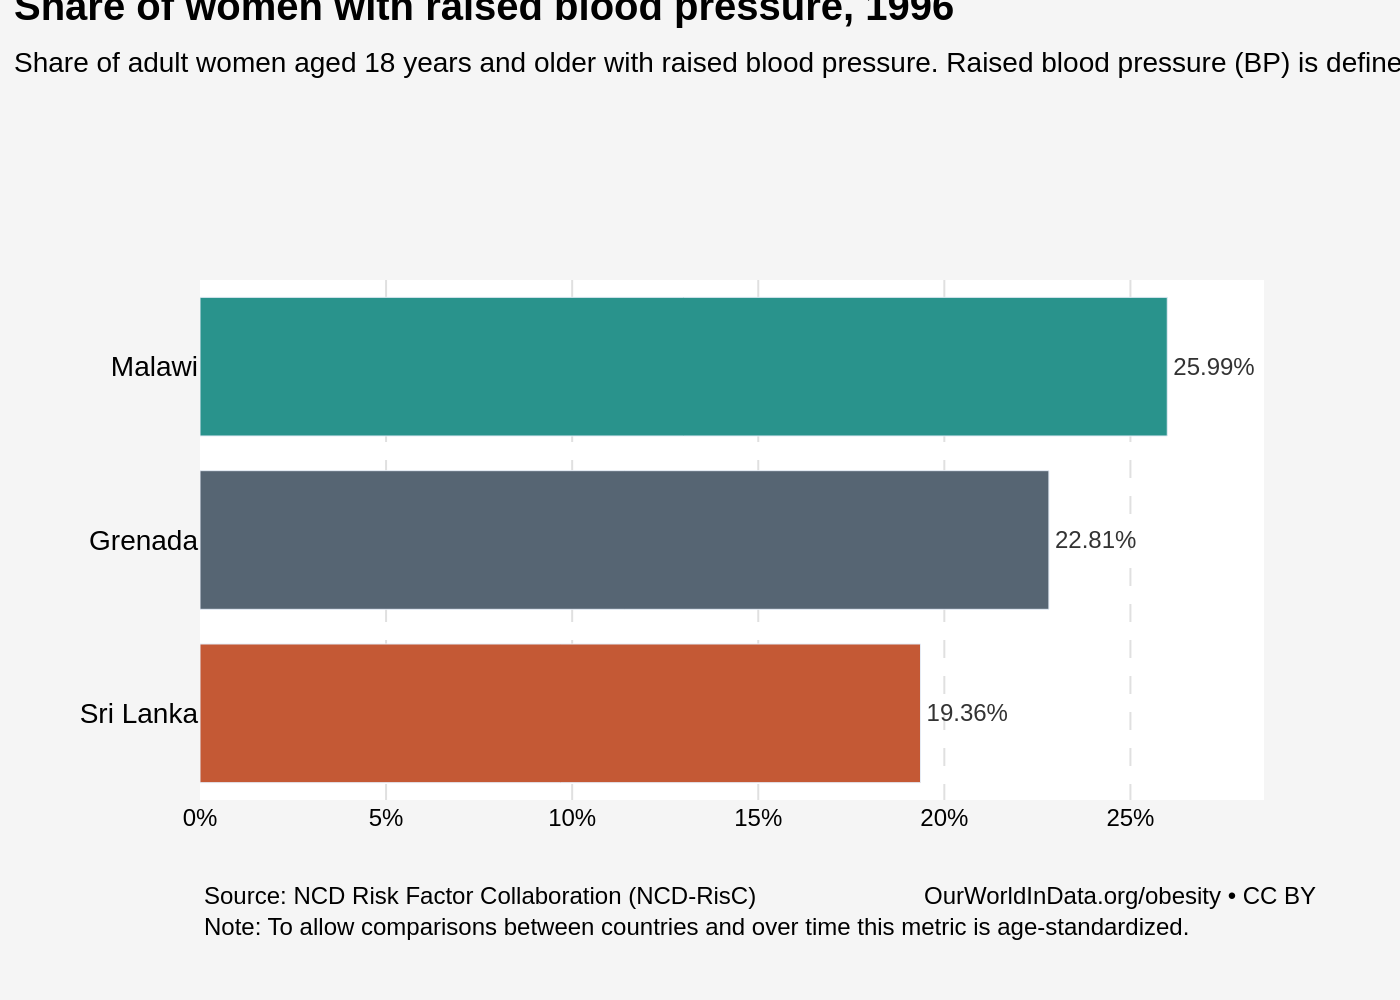

Write the Python code that produced this figure.
import sys
import json
import os
import plotly.graph_objects as go

# Check if the JSON file path is provided as a command-line argument
if len(sys.argv) != 2:
    print("Usage: python generate_chart.py <json_file_path>")
    sys.exit(1)

json_path = sys.argv[1]

# Read data from the specified JSON file
try:
    with open(json_path, 'r', encoding='utf-8') as f:
        chart_info = json.load(f)
except FileNotFoundError:
    print(f"Error: JSON file not found at {json_path}")
    sys.exit(1)
except json.JSONDecodeError:
    print(f"Error: Could not decode JSON from {json_path}")
    sys.exit(1)

# Extract data for plotting
chart_data = chart_info['chart_data']
texts = chart_info['texts']
colors = chart_info['colors']

# Prepare data in lists for Plotly
categories = [item['category'] for item in chart_data]
values = [item['value'] for item in chart_data]

# Create the figure
fig = go.Figure()

# Add the horizontal bar trace
fig.add_trace(go.Bar(
    y=categories,
    x=values,
    orientation='h',
    marker=dict(color=colors),
    text=[f'{v}%' for v in values],
    textposition='outside',
    textfont=dict(family='Arial', size=12, color='#333333'),
    hoverinfo='none',
    cliponaxis=False
))

# Combine title and subtitle
title_text = f"<b>{texts['title']}</b><br><span style='font-size:14px;'>{texts['subtitle']}</span>"

# Update layout
fig.update_layout(
    font=dict(family="Arial", size=12, color="black"),
    title=dict(
        text=title_text,
        y=0.98,
        x=0.01,
        xanchor='left',
        yanchor='top',
        font=dict(size=20)
    ),
    xaxis=dict(
        showgrid=True,
        gridcolor='#e0e0e0',
        griddash='dash',
        zeroline=False,
        ticksuffix='%',
        domain=[0, 0.95],
        range=[0, max(values) * 1.1]
    ),
    yaxis=dict(
        autorange="reversed",
        showgrid=False,
        tickfont=dict(size=14)
    ),
    margin=dict(l=100, r=40, t=140, b=100),
    paper_bgcolor='#f5f5f5',
    plot_bgcolor='white',
    showlegend=False,
    annotations=[
        dict(
            xref='paper', yref='paper',
            x=0, y=-0.15,
            xanchor='left', yanchor='top',
            text=texts['source_note'],
            showarrow=False,
            align='left',
            font=dict(size=12)
        ),
        dict(
            xref='paper', yref='paper',
            x=1, y=-0.15,
            xanchor='right', yanchor='top',
            text=texts['credit'],
            showarrow=False,
            align='right',
            font=dict(size=12)
        )
    ]
)

# Generate output filename from input JSON path
base_filename = os.path.splitext(os.path.basename(json_path))[0]
output_filename = f"{base_filename}.png"

# Save the figure as a high-resolution PNG image
fig.write_image(output_filename, scale=2)

print(f"Chart saved to {output_filename}")
